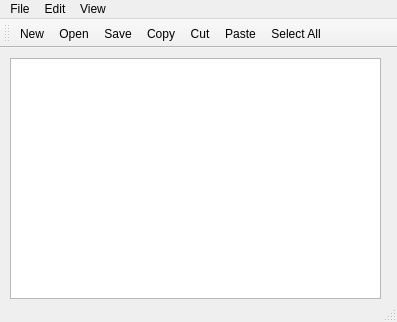
<?xml version="1.0" encoding="UTF-8"?>
<ui version="4.0">
 <class>MainWindow</class>
 <widget class="QMainWindow" name="MainWindow">
  <property name="geometry">
   <rect>
    <x>0</x>
    <y>0</y>
    <width>397</width>
    <height>322</height>
   </rect>
  </property>
  <property name="windowTitle">
   <string>MainWindow</string>
  </property>
  <widget class="QWidget" name="centralWidget">
   <widget class="QPlainTextEdit" name="plainTextEdit">
    <property name="geometry">
     <rect>
      <x>10</x>
      <y>10</y>
      <width>371</width>
      <height>241</height>
     </rect>
    </property>
   </widget>
  </widget>
  <widget class="QMenuBar" name="menuBar">
   <property name="geometry">
    <rect>
     <x>0</x>
     <y>0</y>
     <width>397</width>
     <height>21</height>
    </rect>
   </property>
   <widget class="QMenu" name="menuFile">
    <property name="title">
     <string>File</string>
    </property>
    <addaction name="actionNew"/>
    <addaction name="actionOpen"/>
    <addaction name="actionSave"/>
    <addaction name="separator"/>
    <addaction name="actionExit"/>
   </widget>
   <widget class="QMenu" name="menuEdit">
    <property name="title">
     <string>Edit</string>
    </property>
    <addaction name="actionCopy"/>
    <addaction name="actionPaste"/>
    <addaction name="actionCut"/>
    <addaction name="actionSelect_All"/>
    <addaction name="actionSelect_None"/>
   </widget>
   <widget class="QMenu" name="menuView">
    <property name="title">
     <string>View</string>
    </property>
    <addaction name="actionToolbar_Top"/>
    <addaction name="actionToolbar_Bottom"/>
    <addaction name="actionToolbar_Left"/>
    <addaction name="actionToolbar_Right"/>
    <addaction name="separator"/>
    <addaction name="actionToolbar_Floatable"/>
    <addaction name="actionToolbar_Movable"/>
   </widget>
   <addaction name="menuFile"/>
   <addaction name="menuEdit"/>
   <addaction name="menuView"/>
  </widget>
  <widget class="QStatusBar" name="statusBar"/>
  <widget class="QToolBar" name="toolBar">
   <property name="windowTitle">
    <string>toolBar</string>
   </property>
   <attribute name="toolBarArea">
    <enum>TopToolBarArea</enum>
   </attribute>
   <attribute name="toolBarBreak">
    <bool>false</bool>
   </attribute>
   <addaction name="actionNew"/>
   <addaction name="actionOpen"/>
   <addaction name="actionSave"/>
   <addaction name="actionCopy"/>
   <addaction name="actionCut"/>
   <addaction name="actionPaste"/>
   <addaction name="actionSelect_All"/>
  </widget>
  <action name="actionNew">
   <property name="icon">
    <iconset resource="Resources.qrc">
     <normaloff>:/resource/images/yeni.png</normaloff>:/resource/images/yeni.png</iconset>
   </property>
   <property name="text">
    <string>New</string>
   </property>
  </action>
  <action name="actionSave">
   <property name="icon">
    <iconset resource="Resources.qrc">
     <normaloff>:/resource/images/kaydet.jpg</normaloff>:/resource/images/kaydet.jpg</iconset>
   </property>
   <property name="text">
    <string>Save</string>
   </property>
  </action>
  <action name="actionOpen">
   <property name="icon">
    <iconset resource="Resources.qrc">
     <normaloff>:/resource/images/oku.jpg</normaloff>:/resource/images/oku.jpg</iconset>
   </property>
   <property name="text">
    <string>Open</string>
   </property>
  </action>
  <action name="actionExit">
   <property name="text">
    <string>Exit</string>
   </property>
  </action>
  <action name="actionCopy">
   <property name="text">
    <string>Copy</string>
   </property>
  </action>
  <action name="actionPaste">
   <property name="text">
    <string>Paste</string>
   </property>
  </action>
  <action name="actionCut">
   <property name="text">
    <string>Cut</string>
   </property>
  </action>
  <action name="actionSelect_All">
   <property name="text">
    <string>Select All</string>
   </property>
  </action>
  <action name="actionSelect_None">
   <property name="text">
    <string>Select None</string>
   </property>
  </action>
  <action name="actionToolbar_Top">
   <property name="text">
    <string>Toolbar Top</string>
   </property>
  </action>
  <action name="actionToolbar_Bottom">
   <property name="text">
    <string>Toolbar Bottom</string>
   </property>
  </action>
  <action name="actionToolbar_Left">
   <property name="text">
    <string>Toolbar Left</string>
   </property>
  </action>
  <action name="actionToolbar_Right">
   <property name="text">
    <string>Toolbar Right</string>
   </property>
  </action>
  <action name="actionToolbar_Floatable">
   <property name="checkable">
    <bool>true</bool>
   </property>
   <property name="text">
    <string>Toolbar Floatable</string>
   </property>
  </action>
  <action name="actionToolbar_Movable">
   <property name="checkable">
    <bool>true</bool>
   </property>
   <property name="text">
    <string>Toolbar Movable</string>
   </property>
  </action>
 </widget>
 <layoutdefault spacing="6" margin="11"/>
 <resources>
  <include location="Resources.qrc"/>
 </resources>
 <connections/>
</ui>
